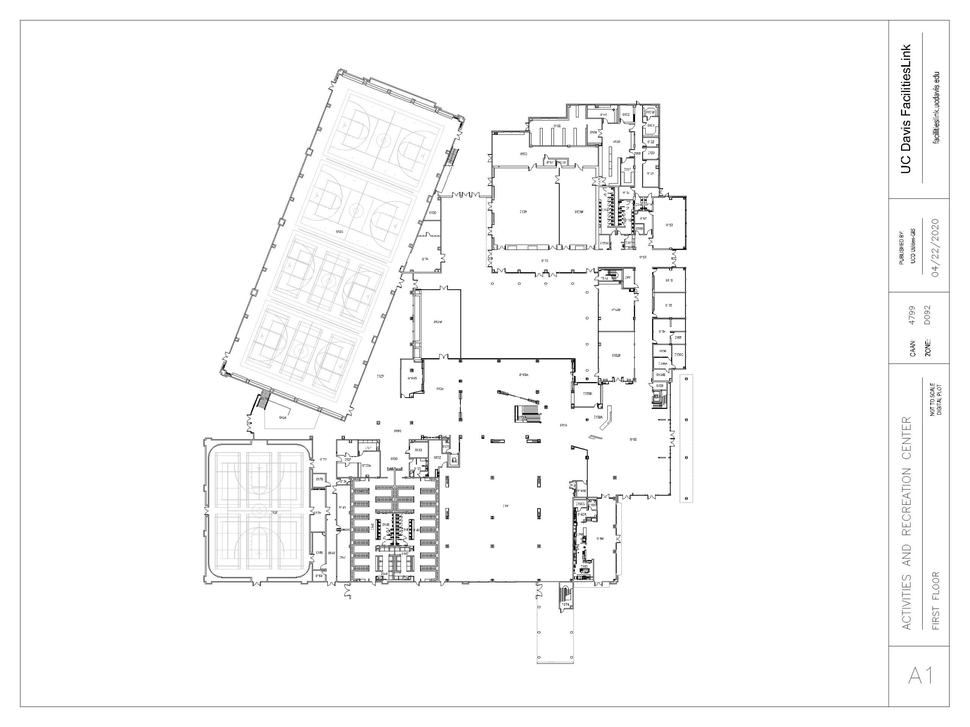
#> input picture code/ARCFirstFloor.png, 970 x 727 px, shrunk from 3413 x 2560 before the run, found by its file name
$ python imageCropper.py
#> lines starting #> are read from the running program, lines starting #| are printed output that depends on the picture; after the words box and inside, x2 and y2 are one past the last pixel; in counts of white or black regions, pixels touching at a corner belong together
#> further down, input_image is the input picture: shape (727, 970, 3); min 0, max 255, mean 248.6
import cv2
import numpy as np

def crop_first_column_trim_sides_image(image, trim_percentage, trim_pixels):
    """
    Crop the input image to exclude the box outlines, keep only the content inside
    the first column, trim a specific percentage off the right side, and remove a
    fixed number of pixels from the top, left, and bottom.

    Args:
        image (numpy.ndarray): Input image array.
        trim_percentage (float): Percentage of the width to trim from the right side.
        trim_pixels (int): Number of pixels to trim from the top, left, and bottom.

    Returns:
        numpy.ndarray: The cropped image array.
    """
#> called with trim_percentage = 7.14, trim_pixels = 10
    # Step 1: Convert to grayscale
    gray_image = cv2.cvtColor(image, cv2.COLOR_BGR2GRAY)

    # Step 2: Threshold the image to binary (black and white)
    _, binary_image = cv2.threshold(gray_image, 240, 255, cv2.THRESH_BINARY_INV)
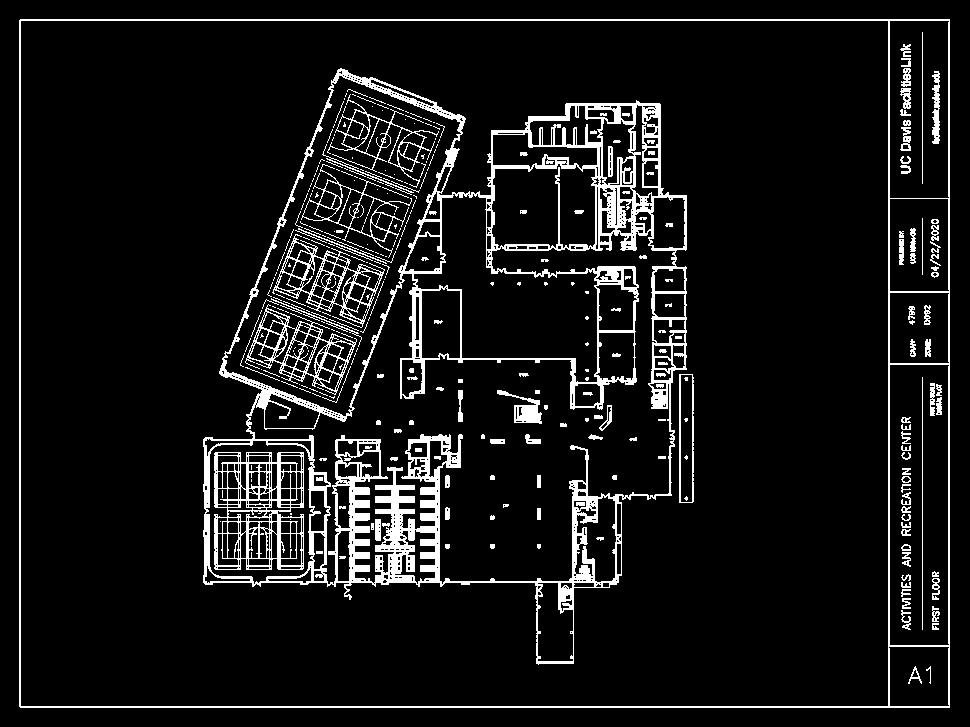
#> binary_image: shape (727, 970); 8.6% white; 333 white regions (185 under 20 px), largest, box (x1, y1, x2, y2) and area: (203, 68, 687, 665) 32305, (19, 19, 950, 708) 8228, (214, 452, 304, 570) 3943

    # Step 3: Find contours to detect the main box outline
    contours, _ = cv2.findContours(binary_image, cv2.RETR_EXTERNAL, cv2.CHAIN_APPROX_SIMPLE)
#> contours = 1 item

    # Step 4: Identify the main contour (largest box)
    height, width = binary_image.shape
    main_contour = None
    for contour in contours:
        x, y, w, h = cv2.boundingRect(contour)
        if w > width * 0.8 and h > height * 0.8:  # Main box criteria
            main_contour = contour
            break
#> this loop made 1 pass
#> (x, y, w, h) on pass 1: (19, 19, 931, 689)

    if main_contour is None:
        raise ValueError("Could not detect the main box outline.")

    # Step 5: Get bounding box of the main contour and crop to it
    x, y, w, h = cv2.boundingRect(main_contour)
    cropped_main_box = image[y:y+h, x:x+w]
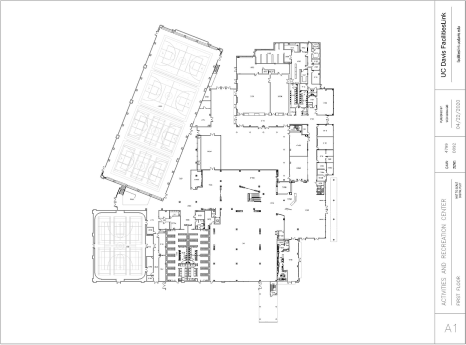
#> cropped_main_box: shape (689, 931, 3) (shown at 1/2 size); min 0, max 255, mean 247.9

    # Step 6: Detect columns in the main box
    gray_cropped_main_box = cv2.cvtColor(cropped_main_box, cv2.COLOR_BGR2GRAY)
    _, binary_cropped_main_box = cv2.threshold(gray_cropped_main_box, 240, 255, cv2.THRESH_BINARY_INV)
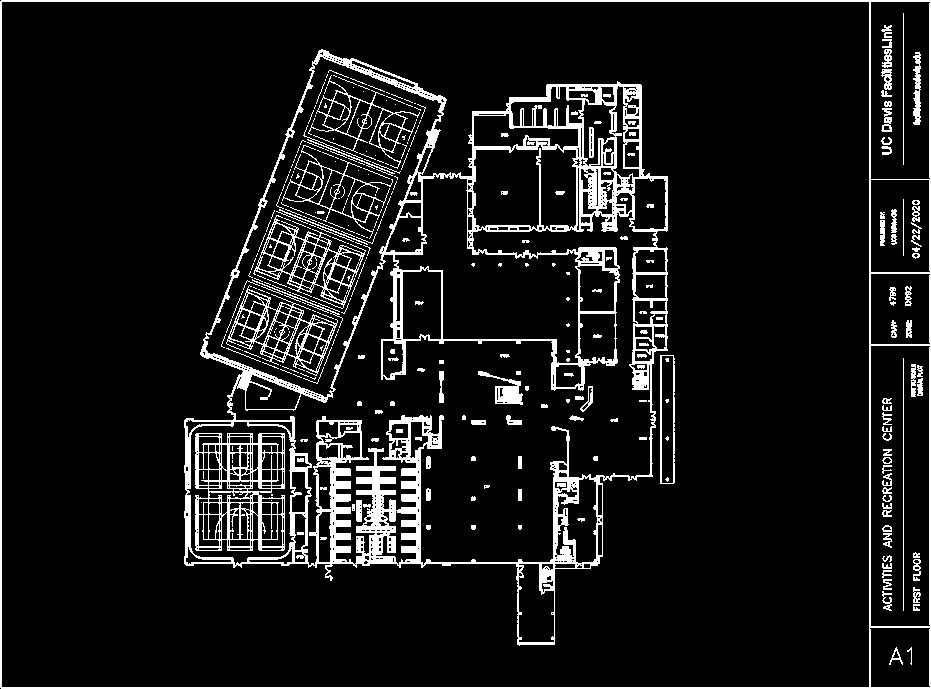
#> binary_cropped_main_box: shape (689, 931); 9.4% white; 333 white regions (185 under 20 px), largest, box (x1, y1, x2, y2) and area: (184, 49, 668, 646) 32305, (0, 0, 931, 689) 8228, (195, 433, 285, 551) 3943
    contours, _ = cv2.findContours(binary_cropped_main_box, cv2.RETR_EXTERNAL, cv2.CHAIN_APPROX_SIMPLE)

    # Step 7: Sort contours from left to right and find the first column
    contours = sorted(contours, key=lambda c: cv2.boundingRect(c)[0])
    first_column_contour = contours[0]
#> first_column_contour = [[1, 0], [0, 1], [0, 687], [1, 688], [930, 688], [930, 0]]
    x_col, y_col, w_col, h_col = cv2.boundingRect(first_column_contour)
#> x_col = 0; y_col = 0; w_col = 931; h_col = 689
    first_column_image = cropped_main_box[y_col:y_col+h_col, x_col:x_col+w_col]

    # Step 8: Trim the right side of the first column
    col_height, col_width = first_column_image.shape[:2]
    trim_width = int(col_width * (1 - trim_percentage / 100))
    first_column_trimmed = first_column_image[:, :trim_width]
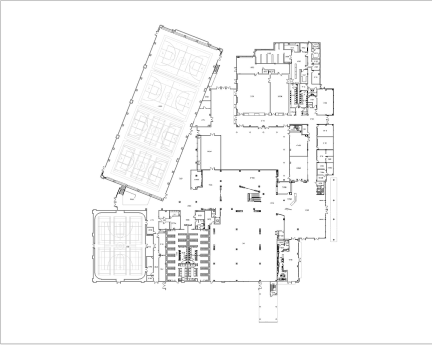
#> first_column_trimmed: shape (689, 864, 3) (shown at 1/2 size); min 0, max 255, mean 248.3

    # Step 9: Trim fixed pixels from the top, left, and bottom
    final_cropped_image = first_column_trimmed[trim_pixels:-trim_pixels, trim_pixels:]
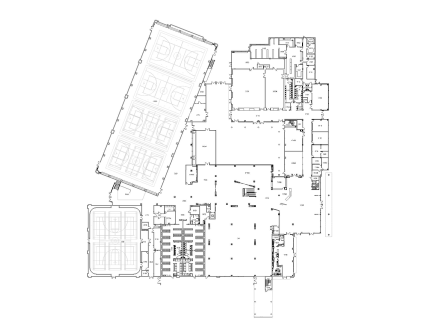
#> final_cropped_image: shape (669, 854, 3) (shown at 1/2 size); min 0, max 255, mean 248.5

    return final_cropped_image

def crop_to_content_image(image):
    """
    Further crop the image to remove any whitespace margins around the central
    black and white figure without cutting off any dark-colored pixels.
    Leaves a margin of 10 pixels around the figure.

    Args:
        image (numpy.ndarray): Input image array.

    Returns:
        numpy.ndarray: The final cropped image array.
    """
    # Step 1: Convert to grayscale
    gray_image = cv2.cvtColor(image, cv2.COLOR_BGR2GRAY)
#> gray_image: shape (669, 854)

    # Step 2: Threshold the image to binary (black and white)
    _, binary_image = cv2.threshold(gray_image, 240, 255, cv2.THRESH_BINARY_INV)
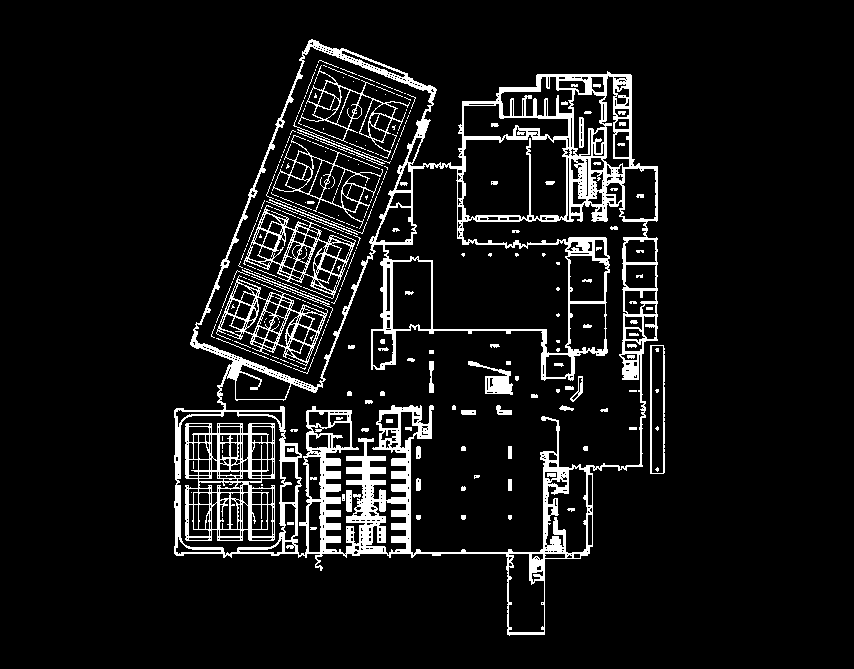
#> binary_image: shape (669, 854); 8.4% white; 275 white regions (184 under 20 px), largest, box (x1, y1, x2, y2) and area: (174, 39, 658, 636) 32305, (185, 423, 275, 541) 3943, (216, 275, 328, 366) 1920

    # Step 3: Find all non-zero (dark-colored) pixels
    coords = cv2.findNonZero(binary_image)
#> coords = contour of 48066 points, box (x1, y1, x2, y2) (174, 39, 665, 636), area 15372

    # Step 4: Get bounding rectangle of non-zero pixels
    x, y, w, h = cv2.boundingRect(coords)
#> x = 174; y = 39; w = 491; h = 597

    # Step 4b: Adjust x, y, w, h to include a margin of 10 pixels
    margin = 10
    x_new = max(x - margin, 0)
#> x_new = 164
    y_new = max(y - margin, 0)
#> y_new = 29
    x_max = min(x + w + margin, image.shape[1])
#> x_max = 675
    y_max = min(y + h + margin, image.shape[0])
#> y_max = 646
    w_new = x_max - x_new
#> w_new = 511
    h_new = y_max - y_new
#> h_new = 617

    # Step 5: Crop the image to the bounding rectangle with margin
    cropped_image = image[y_new:y_new+h_new, x_new:x_new+w_new]
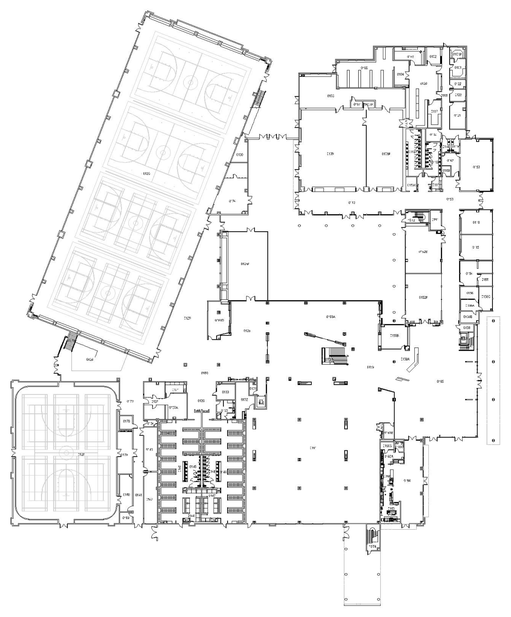
#> cropped_image: shape (617, 511, 3); min 0, max 255, mean 243.2

    return cropped_image

def process_image_array(input_image):
    """
    Process the image array by first applying the initial crop and then removing
    whitespace margins around the central figure, leaving a 10-pixel margin.

    Args:
        input_image (numpy.ndarray): Input image array.

    Returns:
        numpy.ndarray: The final cropped image array.
    """
    # Hard-coded parameters
    trim_percentage = 7.14  # Percentage to trim from the right side in the first step
    trim_pixels = 10        # Number of pixels to trim from the top, left, and bottom in the first step

    # Apply the first cropping function
    intermediate_image = crop_first_column_trim_sides_image(input_image, trim_percentage, trim_pixels)

    # Apply the second cropping function on the result of the first
    final_cropped_image = crop_to_content_image(intermediate_image)

    return final_cropped_image

# Example usage
# Read an image from a file (for demonstration purposes)
input_image = cv2.imread("code/ARCFirstFloor.png")

# Check if the image was successfully loaded
if input_image is None:
    raise FileNotFoundError("Input image not found.")

# Process the image array
output_image = process_image_array(input_image)

# [7 lines of commented-out code are left out]

$ run again, with code/DeathStarFirstFloor.png copied over code/ARCFirstFloor.png
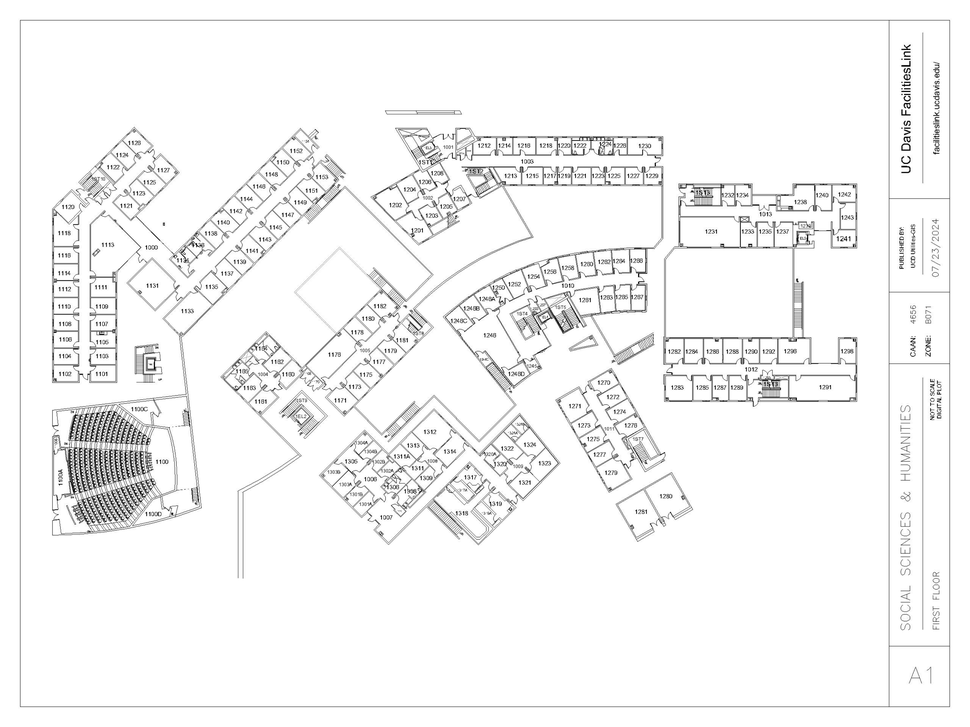
#> input picture code/DeathStarFirstFloor.png, 970 x 727 px, shrunk from 3413 x 2560 before the run, found by its file name
#> input_image is the input picture: shape (727, 970, 3); min 0, max 255, mean 245.1
#> in crop_first_column_trim_sides_image, `_, binary_image = cv2.threshold(gray_image, 240, 255, cv2.THRESH_BINAR..`:
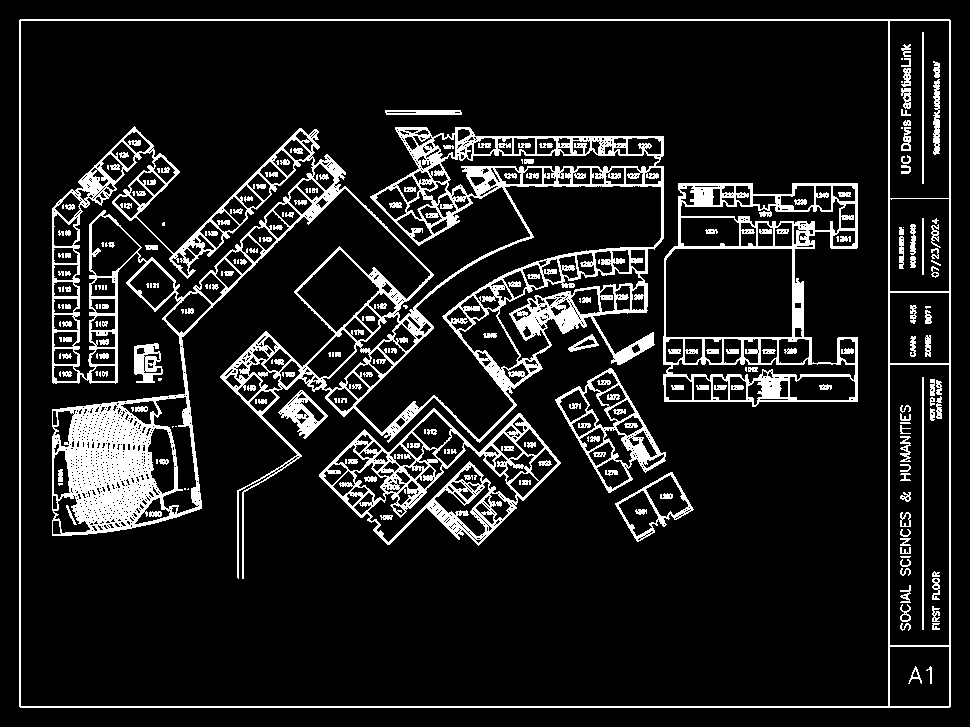
#> binary_image: shape (727, 970); 11.9% white; 256 white regions (75 under 20 px), largest, box (x1, y1, x2, y2) and area: (52, 126, 664, 579) 43667, (663, 183, 858, 407) 8647, (19, 19, 951, 708) 8248
#> contours = 1 item
#> the loop in crop_first_column_trim_sides_image, `for contour in contours:` made 1 pass
#> (x, y, w, h) on pass 1: (19, 19, 932, 689)
#> binary_cropped_main_box: shape (689, 932); 13% white; 256 white regions (75 under 20 px), largest, box (x1, y1, x2, y2) and area: (33, 107, 645, 560) 43667, (644, 164, 839, 388) 8647, (0, 0, 932, 689) 8248
#> first_column_contour = [[1, 0], [0, 1], [0, 687], [1, 688], [930, 688], [931, 687], [931, 1], [930, 0]]
#> x_col = 0; w_col = 932; h_col = 689
#> coords = contour of 70702 points, box (x1, y1, x2, y2) (23, 81, 829, 550), area 37421
#> in crop_to_content_image, `x, y, w, h = cv2.boundingRect(coords)`: x = 23; y = 81; w = 806; h = 469
#> x_new = 13
#> y_new = 71
#> x_max = 839
#> y_max = 560
#> w_new = 826
#> h_new = 489
#> in crop_to_content_image, `cropped_image = image[y_new:y_new+h_new, x_new:x_new+w_new]`:
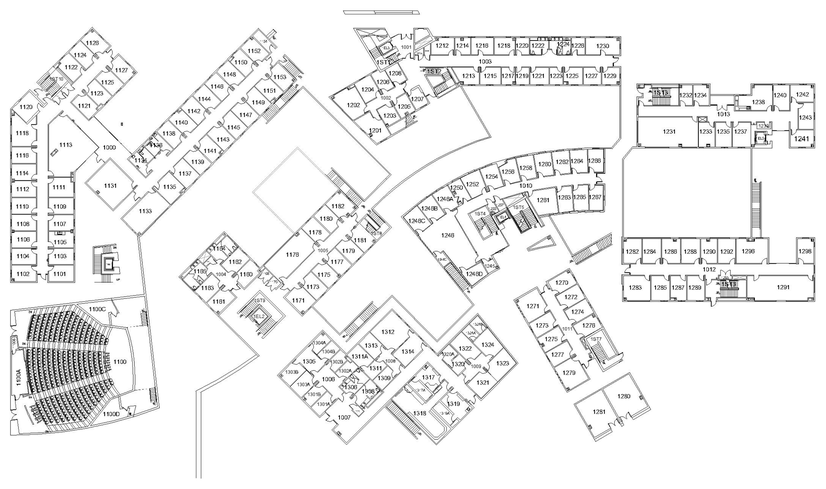
#> cropped_image: shape (489, 826, 3); min 0, max 255, mean 239.9

$ run again, with code/LibraryBasement.png copied over code/ARCFirstFloor.png
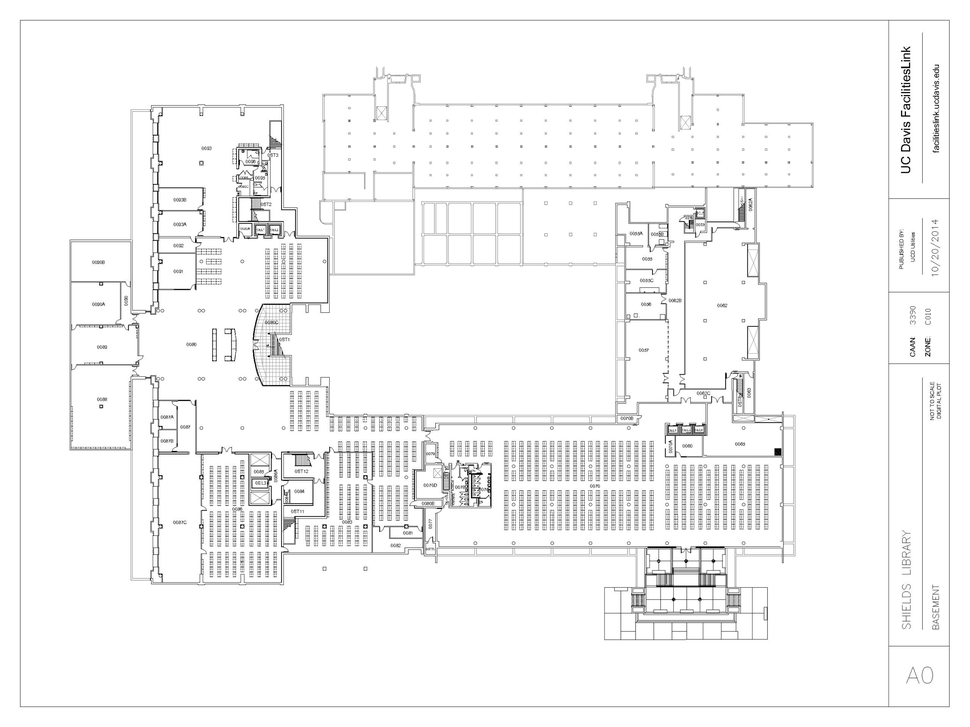
#> input picture code/LibraryBasement.png, 970 x 727 px, shrunk from 3413 x 2560 before the run, found by its file name
#> input_image is the input picture: shape (727, 970, 3); min 0, max 255, mean 246.2
#> in crop_first_column_trim_sides_image, `_, binary_image = cv2.threshold(gray_image, 240, 255, cv2.THRESH_BINAR..`:
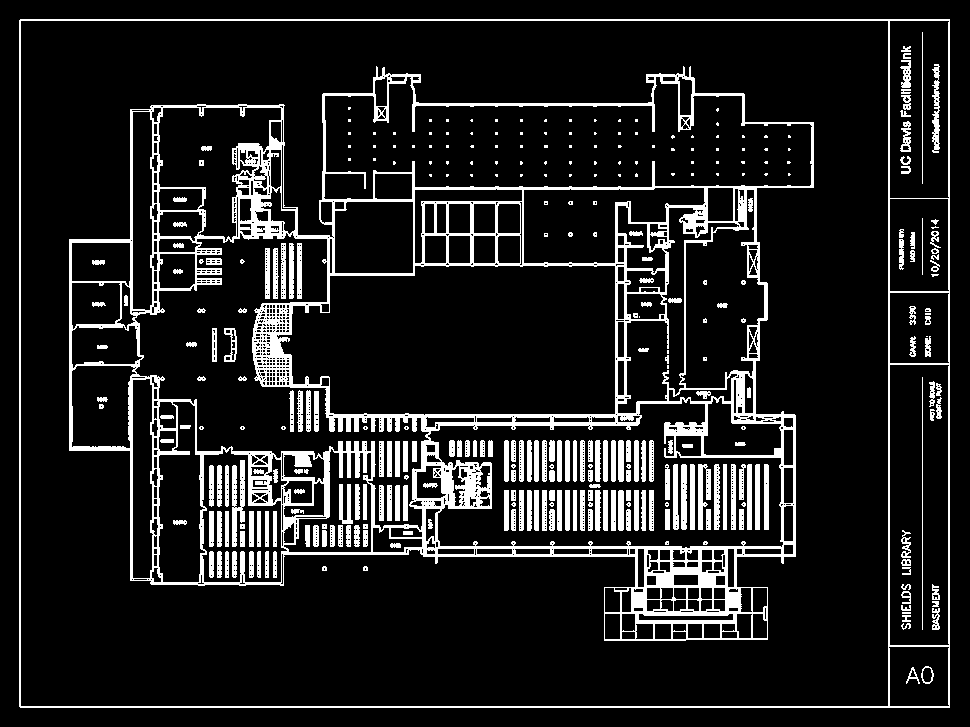
#> binary_image: shape (727, 970); 12.2% white; 345 white regions (127 under 20 px), largest, box (x1, y1, x2, y2) and area: (69, 66, 814, 641) 50047, (19, 19, 950, 708) 8228, (232, 460, 245, 547) 690
#> contours = 1 item
#> the loop in crop_first_column_trim_sides_image, `for contour in contours:` made 1 pass
#> (x, y, w, h) on pass 1: (19, 19, 931, 689)
#> binary_cropped_main_box: shape (689, 931); 13.5% white; 345 white regions (127 under 20 px), largest, box (x1, y1, x2, y2) and area: (50, 47, 795, 622) 50047, (0, 0, 931, 689) 8228, (213, 441, 226, 528) 690
#> first_column_contour = [[1, 0], [0, 1], [0, 687], [1, 688], [930, 688], [930, 0]]
#> x_col = 0; w_col = 931; h_col = 689
#> coords = contour of 74479 points, box (x1, y1, x2, y2) (40, 37, 785, 612), area 35120
#> in crop_to_content_image, `x, y, w, h = cv2.boundingRect(coords)`: x = 40; y = 37; w = 745; h = 575
#> x_new = 30
#> y_new = 27
#> x_max = 795
#> y_max = 622
#> w_new = 765
#> h_new = 595
#> in crop_to_content_image, `cropped_image = image[y_new:y_new+h_new, x_new:x_new+w_new]`:
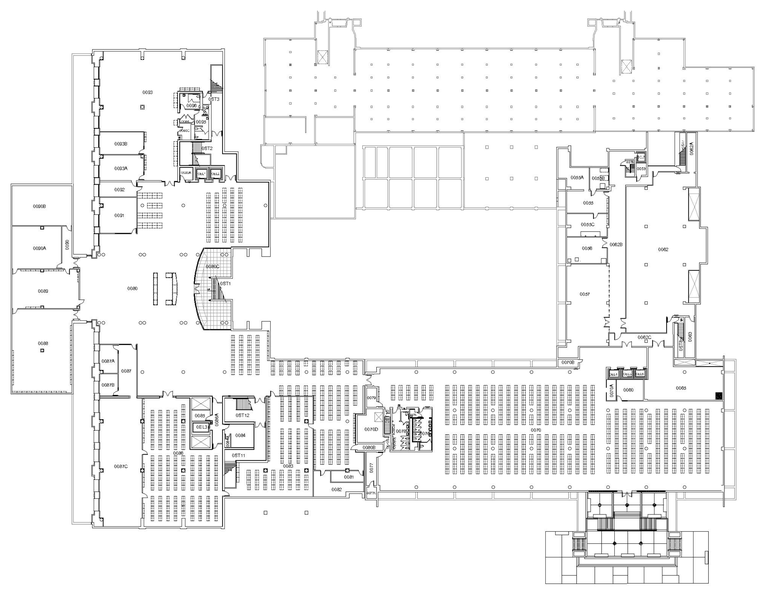
#> cropped_image: shape (595, 765, 3); min 0, max 255, mean 243.2
